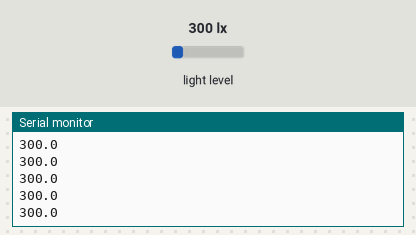
The sketch below on a simulated Arduino Uno, built for the host (arithmetic inside an expression is 32-bit, double 64-bit). Parts: the last lines printed to the serial monitor. The inputs (shaded band) are chosen by the test bench; at power-on: light level 300 lx.

Above: at 1.2 s.
1.3 s: light level set to 40 lx
At 1.31 s:
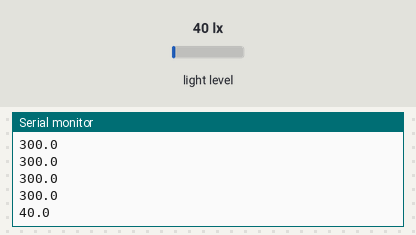
2.8 s: light level set to 500 lx
At 2.81 s:
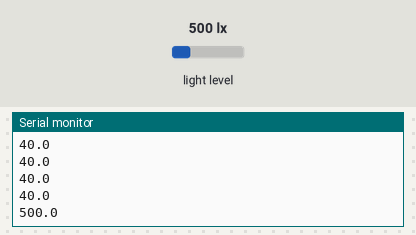
Timing chart, 0 to 5.8 s (numbered marks = the images above; inputs shaded):
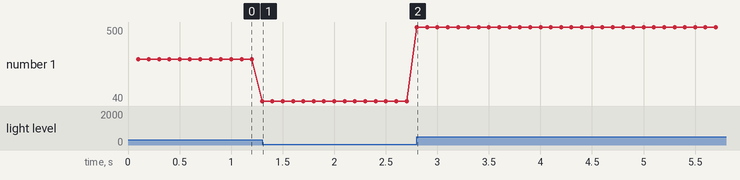

Measured:
- after the input at 1.3 s, the serial monitor: prints a new line at once (image 1)
- after the input at 2.8 s, the serial monitor: prints a new line at once (image 2)
- plotted number 1: 300 → 40 after the input at 1.3 s, 40 → 500 after the input at 2.8 s

The sketch:

BH1750_Lux_meter.ino
```cpp
#include "BH1750FVI.h"

BH1750FVI myLux(0x23);

uint32_t lastUpdate = 0;

void setup() {
  // put your setup code here, to run once:
Serial.begin(9600);
  Serial.println();
  Serial.print(__FILE__);
  Serial.println();

  Wire.begin();

  myLux.powerOn();
  myLux.setContHighRes();
}

void loop() {
  // put your main code here, to run repeatedly:
int interval = 100;
  if (millis() - lastUpdate >= interval)
  {
    lastUpdate += interval;
    float val = myLux.getLux();
    Serial.println(val, 1);
  }
}
```
